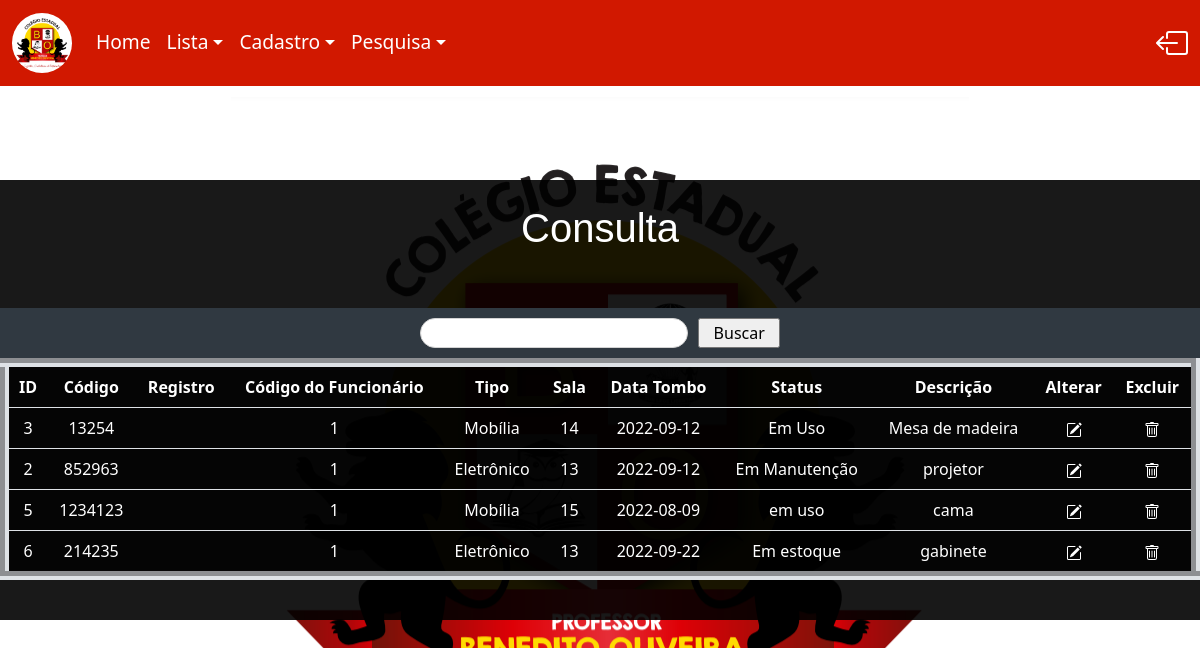
The app's page /PHP_P/consultar.php with its own data.
### tables this page shows
CREATE TABLE IF NOT EXISTS `patrimonio` (
  `Num_Pat` int(11) NOT NULL AUTO_INCREMENT,
  `Cod_Func` int(11) NOT NULL,
  `Num_Sala` int(11) NOT NULL,
  `Cod_Pat` int(11) NOT NULL,
  `dsc` varchar(100) NOT NULL,
  `Tipo` varchar(40) NOT NULL,
  `Data_Tomb` date NOT NULL,
  `sts` varchar(50) NOT NULL,
  PRIMARY KEY (`Num_Pat`),
  UNIQUE KEY `Cod_Pat` (`Cod_Pat`)
);

### PHP_P/consultar.php (the view, shortened to what this page needs)
<!DOCTYPE html>
<html lang="en">
<head>
    <link href="https://cdn.jsdelivr.net/npm/bootstrap@5.2.1/dist/css/bootstrap.min.css" rel="stylesheet">
    <link href="https://getbootstrap.com/docs/5.2/assets/css/docs.css" rel="stylesheet">
    <link rel="stylesheet" href="../CSS/desing.css">
    <link rel="stylesheet" href="../css/home.css">
</head>
<body>
</body>
</html>
<?php
        require_once('../Inicial_PHP/home.php');
        echo nav();
?>
<!DOCTYPE html>
<html lang="en">
<head>
</head>
<body>
    <div class=snick>
    <h1> Consulta </h1><br><br>
    <div class="search-bar-container">
        <form id="search-form" action="consultar.php" action="GET">
            <input id="search-input" type="text" name="pesquisa">
            <input id="search-button" class="default-button" type="submit" value="Buscar">
        </form>
    </div>
    <table border= 9 class="table text-white table-bg">
            <thead>
                <tr>
                <th scope="col"> ID </th>
                <th scope="col"> Código </th>
                <th scope="col"> Registro </th>
                <th scope="col"> Código do Funcionário </th>
                <th scope="col"> Tipo </th>
                <th scope="col"> Sala </th>
                <th scope="col"> Data Tombo </th>
                <th scope="col"> Status </th>
                <th scope="col"> Descrição </th>
                <th scope="col"> Alterar </th>
                <th scope="col"> Excluir </th>
                </tr>
            </thead>
    <?php
        include_once('conexao.php');
        $pesquisa = false;
        if($pesquisa) {
            $sql = "SELECT * FROM patrimonio WHERE Cod_Pat = '$pesquisa' or Num_Sala LIKE '%$pesquisa' or Tipo LIKE '%$pesquisa' or sts LIKE '%$pesquisa' or Cod_Func LIKE '%$pesquisa';";
        }else{
            $sql = "SELECT * FROM patrimonio ;";
        }
            $result = mysqli_query($conn, $sql);
            while($row = mysqli_fetch_array($result)){
                echo "<tr>";
                echo "<td>" . $row['Num_Pat'] . "</td>";
                echo "<td>" . $row['Cod_Pat'] . "</td>";
                echo "<td>" . $row['rsg'] . "</td>";
                echo "<td>" . $row['Cod_Func'] . "</td>";
                echo "<td>" . $row['Tipo'] . "</td>";
                echo "<td>" . $row['Num_Sala'] . "</td>";
                echo "<td>" . $row['Data_Tomb'] . "</td>";
                echo "<td>" . $row['sts'] . "</td>";
                echo "<td>" . $row['dsc'] . "</td>";
                echo "<td>";
                echo "<a href=\"altera.php?id=".$row['Cod_Pat'] . "\"><svg xmlns='http://www.w3.org/2000/svg' width='16' height='16' fill='currentColor' class='bi bi-pencil-square' viewBox='0 0 16 16'>
                        <path d='M15.502 1.94a.5.5 0 0 1 0 .706L14.459 3.69l-2-2L13.502.646a.5.5 0 0 1 .707 0l1.293 1.293zm-1.75 2.456-2-2L4.939 9.21a.5.5 0 0 0-.121.196l-.805 2.414a.25.25 0 0 0 .316.316l2.414-.805a.5.5 0 0 0 .196-.12l6.813-6.814z'/>
                        <path fill-rule='evenodd' d='M1 13.5A1.5 1.5 0 0 0 2.5 15h11a1.5 1.5 0 0 0 1.5-1.5v-6a.5.5 0 0 0-1 0v6a.5.5 0 0 1-.5.5h-11a.5.5 0 0 1-.5-.5v-11a.5.5 0 0 1 .5-.5H9a.5.5 0 0 0 0-1H2.5A1.5 1.5 0 0 0 1 2.5v11z'/>
                      </svg></a>";
                echo "<td>";
                echo "<a href=\"deletar.php?id=".$row['Cod_Pat'] . "\"><svg xmlns='http://www.w3.org/2000/svg' width='16' height='16' fill='currentColor' class='bi bi-trash' viewBox='0 0 16 16'>
                <path d='M5.5 5.5A.5.5 0 0 1 6 6v6a.5.5 0 0 1-1 0V6a.5.5 0 0 1 .5-.5zm2.5 0a.5.5 0 0 1 .5.5v6a.5.5 0 0 1-1 0V6a.5.5 0 0 1 .5-.5zm3 .5a.5.5 0 0 0-1 0v6a.5.5 0 0 0 1 0V6z'/>
                <path fill-rule='evenodd' d='M14.5 3a1 1 0 0 1-1 1H13v9a2 2 0 0 1-2 2H5a2 2 0 0 1-2-2V4h-.5a1 1 0 0 1-1-1V2a1 1 0 0 1 1-1H6a1 1 0 0 1 1-1h2a1 1 0 0 1 1 1h3.5a1 1 0 0 1 1 1v1zM4.118 4 4 4.059V13a1 1 0 0 0 1 1h6a1 1 0 0 0 1-1V4.059L11.882 4H4.118zM2.5 3V2h11v1h-11z'/>
              </svg></a>";
                echo "</td>";
                echo "</tr>";
            }
    ?>
    </table>
    </div>
</body>
</html>

### CSS/desing.css (style rules this page uses)
body { background-color: #fff; }
.snick { background-color: rgba(0, 0, 0, 0.9); position: absolute; top: 50%; left: 50%; transform: translate(-50%, -50%); padding: 2%; border-radius: 15px; color: #fff; }
h1 { font-family: Arial, Helvetica, sans-serif; color: white; text-align: center; }
a { position: relative; color:white; }

### CSS/home.css (style rules this page uses)
body { background-image: url('../Imagens/c.png'); background-repeat: no-repeat; background-position-x: 50%; background-position-y: -15%; }

### PHP_P/consultar.php (style rules this page uses)
.table-bg { background: rgba(0,0,0,0.8); border-radius: 15px 15px 0 0; color: white; text-align: center; width: 1200px; }
.search-bar-container { color: white; padding: 10px; width: 100%; background-color:#303941 ; }
.search-bar-container > #search-form { margin: 0px auto; }
#search-form { height: fit-content; display: flex; flex-direction: row; align-items: center; justify-content: center; width: 100%; margin: 3px 0; width: 30vw; }
#search-form > #search-input { flex: 4; border-radius: 15px; text-indent: 10px; height: 30px; margin-right: 10px; border: 1px solid lightgray; }
#search-form > #search-button { flex: 1; }

### records on screen
patrimonio: Num_Pat "3", Cod_Pat "13254", Cod_Func "1", Tipo "Mobília", Num_Sala "14", Data_Tomb "2022-09-12", sts "Em Uso", dsc "Mesa de madeira"
patrimonio: Num_Pat "2", Cod_Pat "852963", Cod_Func "1", Tipo "Eletrônico", Num_Sala "13", Data_Tomb "2022-09-12", sts "Em Manutenção", dsc "projetor"
patrimonio: Num_Pat "5", Cod_Pat "1234123", Cod_Func "1", Tipo "Mobília", Num_Sala "15", Data_Tomb "2022-08-09", sts "em uso", dsc "cama"
patrimonio: Num_Pat "6", Cod_Pat "214235", Cod_Func "1", Tipo "Eletrônico", Num_Sala "13", Data_Tomb "2022-09-22", sts "Em estoque", dsc "gabinete"
